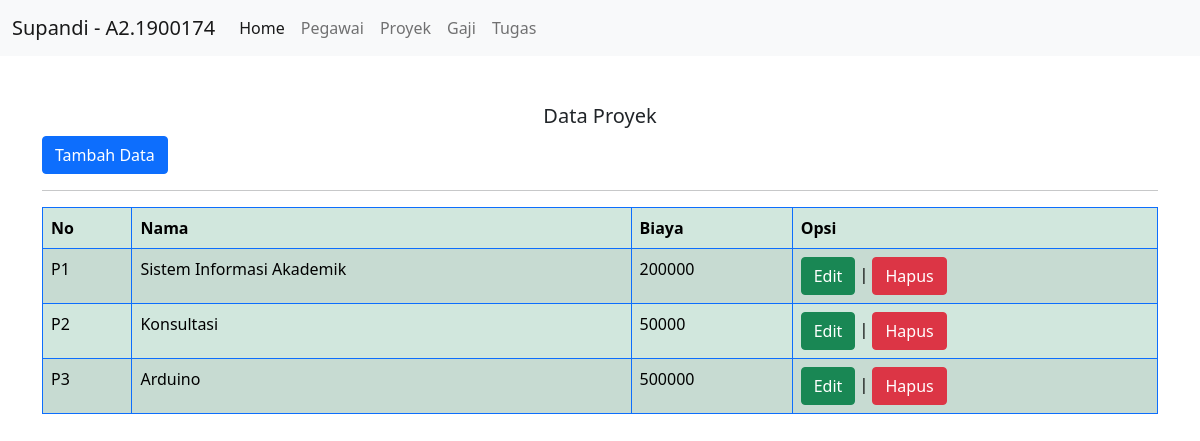
Screenshot of /proyek.php with the database file from the repository.
### tables this page shows
CREATE TABLE `proyek` (
  `No` varchar(255) NOT NULL,
  `Nama` varchar(255) NOT NULL,
  `Biaya` int(11) NOT NULL
);

### proyek.php (the view, shortened to what this page needs)
<!DOCTYPE html>
<html lang="en">
<head>
	<link rel="stylesheet" href="css/bootstrap.min.css" />
</head>
<body>
	<nav class="navbar navbar-expand-lg navbar-light bg-light">
  <div class="container-fluid">
    <a class="navbar-brand" href="#">Supandi - A2.1900174</a>
    <div class="collapse navbar-collapse" id="navbarNavAltMarkup">
      <div class="navbar-nav">
        <a class="nav-link active" aria-current="page" href="index.php">Home</a>
        <a class="nav-link" href="pegawai.php">Pegawai</a>
        <a class="nav-link" href="proyek.php">Proyek</a>
        <a class="nav-link" href="gaji.php">Gaji</a>
        <a class="nav-link" href="tugas.php">Tugas</a>
      </div>
    </div>
  </div>
</nav>
<br><br>
<div class="container">
	<h5 class="text-center">Data Proyek</h5>
	<a type="button" class="btn btn-primary" href="tambahproyek.php">Tambah Data</a><br>
	<hr>
		<table class="table table-success table-striped table-bordered border-primary">
			<thead>
				<tr>
					<th>No</th>
					<th>Nama</th>
					<th>Biaya</th>
					<th>Opsi</th>
				</tr>
			</thead>
			<?php include("db.php");
			$hparis = mysqli_query($paris, "select * from Proyek");
			while($rparis = mysqli_fetch_array($hparis)){
				?>
				<tr>
					<td><?php echo $rparis['0']; ?></td>
					<td><?php echo $rparis['1']; ?></td>
					<td><?php echo $rparis['2']; ?></td>
					<td>
						<a type="button" class="btn btn-success" href="editproyek.php?No=<?php echo $rparis['0']; ?>">Edit</a> |
						<a type="button" class="btn btn-danger" href="hapusproyek.php?No=<?php echo $rparis['0']; ?>">Hapus</a>
					</td>
				</tr>
				<?php } ?>
		</table>
</div>
<br><br>
</body>
</html>

### rows the page displays
proyek: No "P1", Nama "Sistem Informasi Akademik", Biaya "200000"
proyek: No "P2", Nama "Konsultasi", Biaya "50000"
proyek: No "P3", Nama "Arduino", Biaya "500000"
